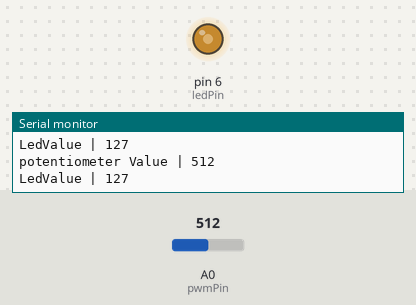
Simulated run of this sketch. Board: Arduino Uno, built with avr-gcc and run on an emulated ATmega328P. On the bench: output pins drawn as LEDs (lit = HIGH), the last lines printed to the serial monitor. Inputs (shaded band) come from the test bench; at power-on: A0 (pwmPin) = 512.

Above: at 1.3 s.
1.4 s: A0 (pwmPin) set to 716
At 3.2 s:
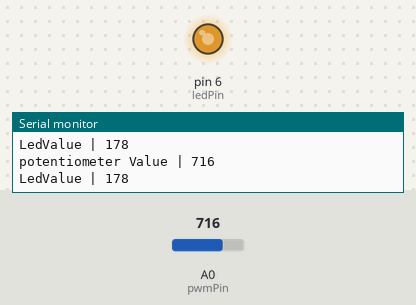
3.5 s: A0 (pwmPin) set to 900
At 5.2 s:
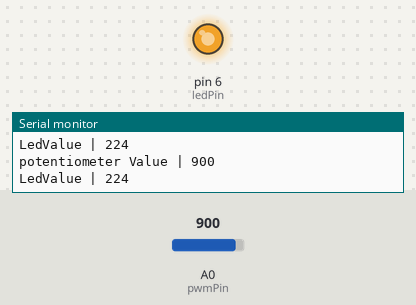
5.5 s: A0 (pwmPin) set to 122
At 7.0 s:
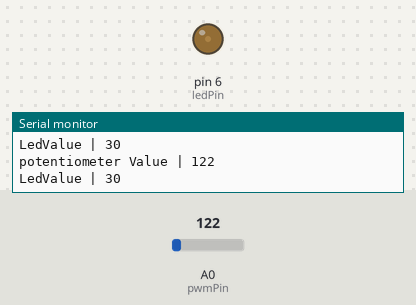
7.5 s: A0 (pwmPin) set to 511
At 8.7 s:
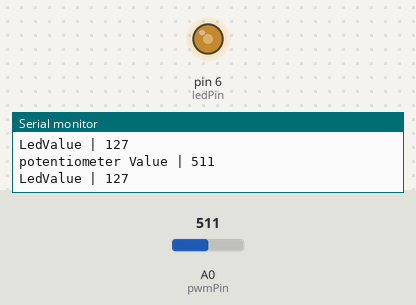
Timing chart, 0 to 10.5 s (numbered marks = the images above; inputs shaded):
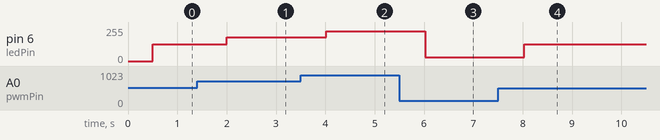

Measured:
- after the input at 1.4 s, pin 6 (ledPin): 127/255 → 178/255 after 0.61 s
- after the input at 3.5 s, pin 6 (ledPin): 178/255 → 224/255 after 0.51 s
- after the input at 5.5 s, pin 6 (ledPin): 224/255 → 30/255 after 0.52 s
- after the input at 7.5 s, pin 6 (ledPin): 30/255 → 127/255 after 0.53 s

The sketch:

potentiometer_copy_20261014232714.ino
```cpp
int ledPin = 6;
int pwmPin = A0;
void setup()
{
  pinMode(ledPin,OUTPUT);
  pinMode(pwmPin,INPUT);
Serial.begin(9600);
}

void loop()
{
int sensorValue = analogRead(A0);


int pwmValue = map(sensorValue,0,1023,0,255);
Serial.print("potentiometer Value | ");
Serial.println(sensorValue);
Serial.print("LedValue | ");
Serial.println(pwmValue);
delay(500);
analogWrite(ledPin,pwmValue);
delay(1);
}
```
